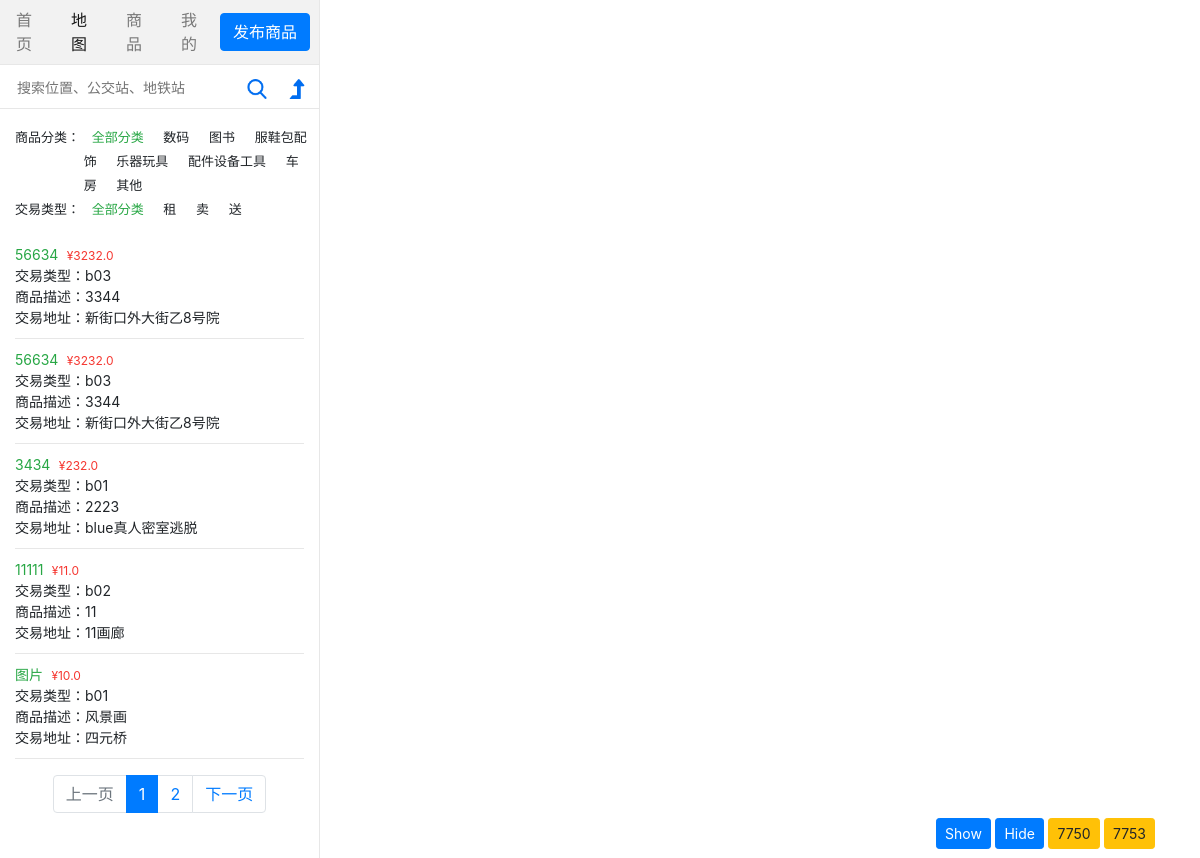
Before: /goods/map/ with the older database file.
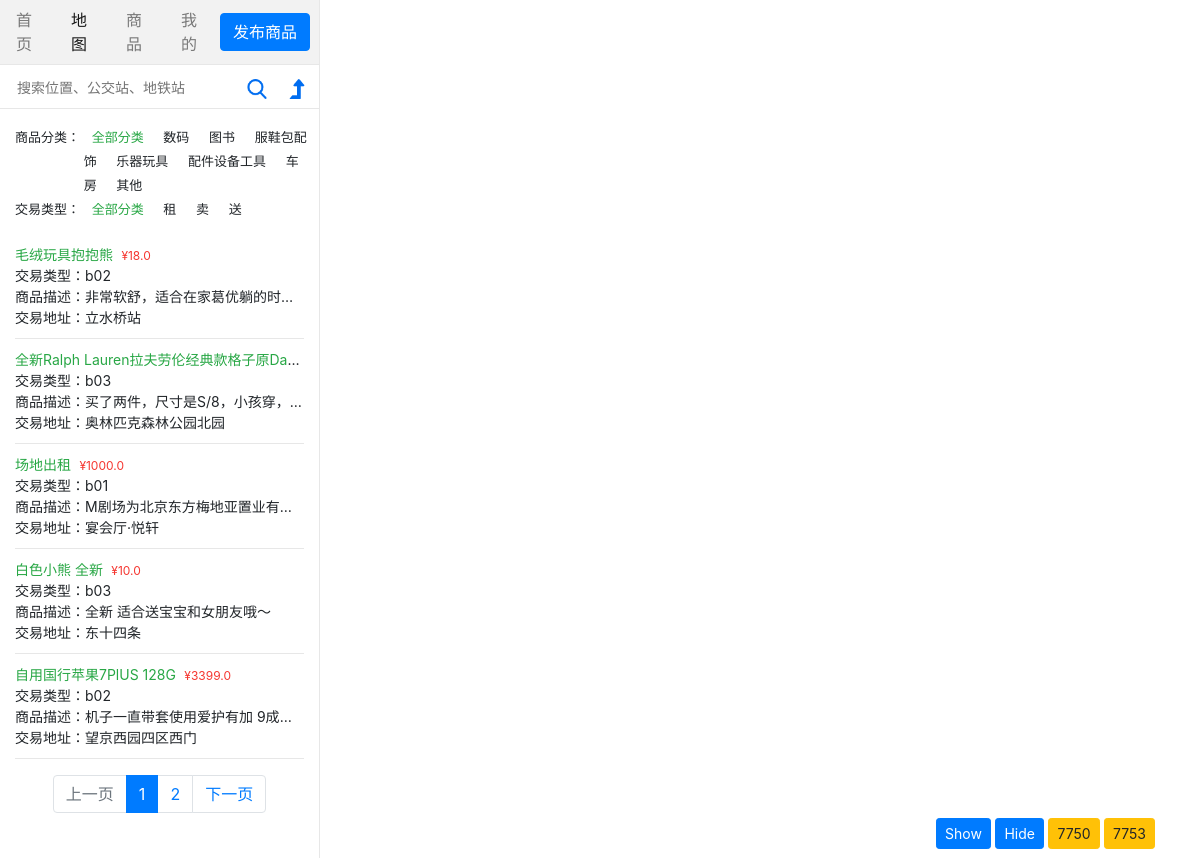
After: the same page with the newer database file.
### goods/models.py (models this page shows)
class Goods_detail(models.Model):
    Detail_Cat = {
        ('c01', '数码产品'),
        ('c02', '图书'),
        ('c03', '服鞋包配饰'),
        ('c04', '乐器玩具'),
        ('c05', '配件设备工具'),
        ('c06', '车房'),
        ('c0', '其他')
    }
    Large_Cat = (
        ('b01', '租'),
        ('b02', '卖'),
        ('b03', '送')
    )
    title = models.CharField(max_length=20)
    description = models.CharField(max_length=200)
    category = models.CharField(max_length=20, choices=Detail_Cat)
    large_category = models.CharField(max_length=10, choices=Large_Cat)
    price = models.FloatField()
    phone = models.CharField(max_length=20)
    pub_date = models.DateTimeField(default=django.utils.timezone.now)
    address = models.CharField(max_length=100)
    img_1 = models.ImageField(default="img_upload/001.png", upload_to="img_upload")
    img_2 = models.ImageField(default="img_upload/001.png", upload_to="img_upload")
    img_3 = models.ImageField(default="img_upload/001.png", upload_to="img_upload")
    coordinate_x = models.FloatField()
    coordinate_y = models.FloatField()
    class Meta:
        db_table = 'goods_detail'

### goods/views.py (the view)
# urls.py: path('map/', views.map, name='map'),
def map(request):
    if request.method == 'POST':
        upload_good(request)
    latest_good_list = Goods_detail.objects.order_by('-pub_date')
    paginator = Paginator(latest_good_list, 5)
    page = request.GET.get('page', 1)
    try:
        contacts = paginator.page(page)
    except PageNotAnInteger:
        contacts = paginator(1)
    except EmptyPage:
        contacts = paginator.page(paginator.num_pages)
    return render(request, 'goods/map.html', {"contacts": contacts})

### goods/templates/goods/map.html (shortened to what this page needs)
{% load static %}
<!DOCTYPE html>
<html>
<head>
    <link rel="stylesheet" href="https://stackpath.bootstrapcdn.com/bootstrap/4.1.3/css/bootstrap.min.css">
    <link rel="stylesheet" href="http://www.minedata.cn//minemapapi/v2.0.0/minemap.css">
    <link rel="stylesheet" href="{% static 'goods/map.css' %}">
</head>
<body>
<div class="container-left">
    <nav class="navbar navbar-expand-md navbar-light bg-light">
        <a class="nav-link" href="javascript:void(0)">首页</a>
        <a class="nav-link active" href="http://127.0.0.1:8000/goods/map">地图</a>
        <a class="nav-link" target="_blank" href="http://127.0.0.1:8000/goods/product">商品</a>
        <a class="nav-link" target="_blank" href="javascript:void(0)">我的</a>
        <button type="button" id="publish" class="btn btn-primary" data-toggle="modal" data-target="#exampleModalCenter" style="white-space: normal">发布商品</button>
    </nav>
    <div id="content">
        <section id="search">
            <input type="text" id="searchText" class="input_it" placeholder="搜索位置、公交站、地铁站">
            <i class="search_img" id="searchbtn">
                <img class="img-responsive imgbtn" src="{% static 'goods/images/search.png' %}">
            </i>
            <i class="search_img" id="navarrow">
                <img class="img-responsive imgbtn" src="{% static 'goods/images/level-up.png' %}">
            </i>
        </section>
    </div>
    <div id="product_list">
        <div class="checkbox_top">
            <label>商品分类：</label>
            <div class="list_cat">
                <a class="checked_a" id="c00" href="javascript:void(0)">全部分类</a>
                <a href="http://127.0.0.1:8000/goods/map/c01" id="c01">数码</a>
                <a href="http://127.0.0.1:8000/goods/map/c02" id="c02">图书</a>
                <a href="http://127.0.0.1:8000/goods/map/c03" id="c03">服鞋包配饰</a>
                <a href="http://127.0.0.1:8000/goods/map/c04" id="c04">乐器玩具</a>
                <a href="http://127.0.0.1:8000/goods/map/c05" id="c05">配件设备工具</a>
                <a href="http://127.0.0.1:8000/goods/map/c06" id="c06">车房</a>
                <a href="http://127.0.0.1:8000/goods/map/c07" id="c07">其他</a>
            </div>
        </div>
        <div class="checkbox_top">
            <label>交易类型：</label>
            <div class="list_cat">
                <a class="checked_a" id="b00" href="javascript:void(0)">全部分类</a>
                <a href="http://127.0.0.1:8000/goods/map/b01" id="b01">租</a>
                <a href="http://127.0.0.1:8000/goods/map/b02" id="b02">卖</a>
                <a href="http://127.0.0.1:8000/goods/map/b03" id="b03">送</a>
            </div>
        </div>
        <div id="goodlist">
            <ul>
                {% for good in contacts.object_list %}
                    <li id={{ good.id }} class="good_list">
                        <div style="cursor: pointer;" class="good_general">
                            <p><span class="good-title">{{ good.title }}</span><span class="price">	&#165;{{ good.price }}</span></p>
                            <p>交易类型：<span class="large-category">{{ good.large_category }}</span></p>
                            <p>商品描述：<span class="description">{{ good.description }}</span></p>
                            <p>交易地址：<span class="address">{{ good.address }}</span></p>
                        </div>
                    </li>
                {% endfor %}
            </ul>
        </div>
        <nav aria-label="Page navigation example">
            <ul class="pagination justify-content-center">
                {% if contacts.has_previous %}
                    <li class="page-item">
                        <a class="page-link" href="?page={{ contacts.previous_page_number }}" tabindex="-1">上一页</a>
                    </li>
                    <li class="page-item">
                        <a class="page-link" href="?page={{ contacts.previous_page_number }}">{{ contacts.previous_page_number }}
                        </a>
                    </li>
                {% else %}
                    <li class="page-item disabled">
                        <a class="page-link" href="javascript:void(0)" tabindex="-1">上一页</a>
                    </li>
                {% endif %}
                <li class="page-item active" id="active_num">
                    <a class="page-link" href="?page={{ contacts.number }}">{{ contacts.number }}</a>
                </li>
                {% if contacts.has_next %}
                    <li class="page-item" >
                        <a class="page-link" href="?page={{ contacts.next_page_number }}">{{ contacts.next_page_number  }}</a>
                    </li>
                    <li class="page-item">
                        <a class="page-link" href="?page={{ contacts.next_page_number  }}">下一页</a>
                    </li>
                {% else %}
                    <li class="page-item disabled">
                        <a class="page-link" href="javascript:void(0)">下一页</a>
                    </li>
                {% endif %}
            </ul>
        </nav>
    </div>
</div>
<div id="map" class="minemap-map mode-simple_select mouse-none">
    <div id="buttons">
        <button id="show-listings" class="btn btn-primary btn-sm">Show</button>
        <button id="hide-listings" class="btn btn-primary btn-sm">Hide</button>
        <button onclick="toggle(7750)" class="btn btn-warning btn-sm">7750</button>
        <button onclick="toggle(7753)" class="btn btn-warning btn-sm">7753</button>
    </div>
</div>
</body>
</html>

### goods/static/goods/map.css (style rules this page uses)
html,body { height:100%; margin:0; padding:0; }
.navbar { padding: 0!important; }
.bg-light { background-color: #f2f2f2!important; }
.navbar a { color: rgba(0,0,0,.5); width: 55px; }
.navbar a.active { color: rgba(0,0,0,.9); }
#map { bottom:0; height:100%; left:320px; position: absolute; right:0; }
.container-left { height:100%; width:320px; position: relative; border-right:1px solid #e7e7e7; }
#content { position: relative; }
ul { padding: 0; }
li { list-style: none; }
img { cursor: pointer; }
#search { box-sizing: border-box; height:45px; line-height: 45px; border-top: 1px solid #e7e7e7; border-bottom: 1px solid #e7e7e7; }
#searchText { font-size:14px; height: 25px; width: 220px; border:none; margin-left: 15px; }
.search_img { display: inline-block; height: 45px; width: 35px; text-align: center; }
.imgbtn { display: inline-block; height: 20px; width: 20px; margin: 0 auto; }
#buttons { position: absolute; bottom: 9px; right: 45px; z-index: 2; }
#goodlist { height: calc(100vh - 317px); margin-top: 5px; overflow: auto; }
#goodlist p { margin: 0; white-space: nowrap; overflow: hidden; text-overflow: ellipsis; }
#goodlist ul li { margin: 0px 15px; padding: 10px 0; border-bottom: 1px solid #e7e7e7; }
.good-title { color: #28a745; font-size: 14px; }
.checkbox_top { font-size: 13px; padding-left: 15px; line-height: 24px; }
.list_cat { display: inline-block; width: 230px; vertical-align: top; }
.list_cat a { padding: 0 8px; text-decoration: none; color: #212529; }
.checked_a { color: #28a745 !important; }
.good_list p { font-size: 14px; }
.price { color: #f53731; font-size: 12px; padding-left: 5px; }

Changed rows visible on the page:
removed Goods_detail: title "56634", price "3232.0", large_category "b03", description "3344", address "新街口外大街乙8号院"
removed Goods_detail: title "56634", price "3232.0", large_category "b03", description "3344", address "新街口外大街乙8号院"
removed Goods_detail: title "3434", price "232.0", large_category "b01", description "2223", address "blue真人密室逃脱"
removed Goods_detail: title "11111", price "11.0", large_category "b02", description "11", address "11画廊"
removed Goods_detail: title "图片", price "10.0", large_category "b01", description "风景画", address "四元桥"
added Goods_detail: title "毛绒玩具抱抱熊", price "18.0", large_category "b02", description "非常软舒，适合在家葛优躺的时…", address "立水桥站"
added Goods_detail: title "全新Ralph Lauren拉夫劳伦经典款格子原Da…", large_category "b03", description "买了两件，尺寸是S/8，小孩穿，…", address "奥林匹克森林公园北园"
added Goods_detail: title "场地出租", price "1000.0", large_category "b01", description "M剧场为北京东方梅地亚置业有…", address "宴会厅·悦轩"
added Goods_detail: title "白色小熊 全新", price "10.0", large_category "b03", description "全新 适合送宝宝和女朋友哦～", address "东十四条"
added Goods_detail: title "自用国行苹果7PlUS 128G", price "3399.0", large_category "b02", description "机子一直带套使用爱护有加 9成…", address "望京西园四区西门"
